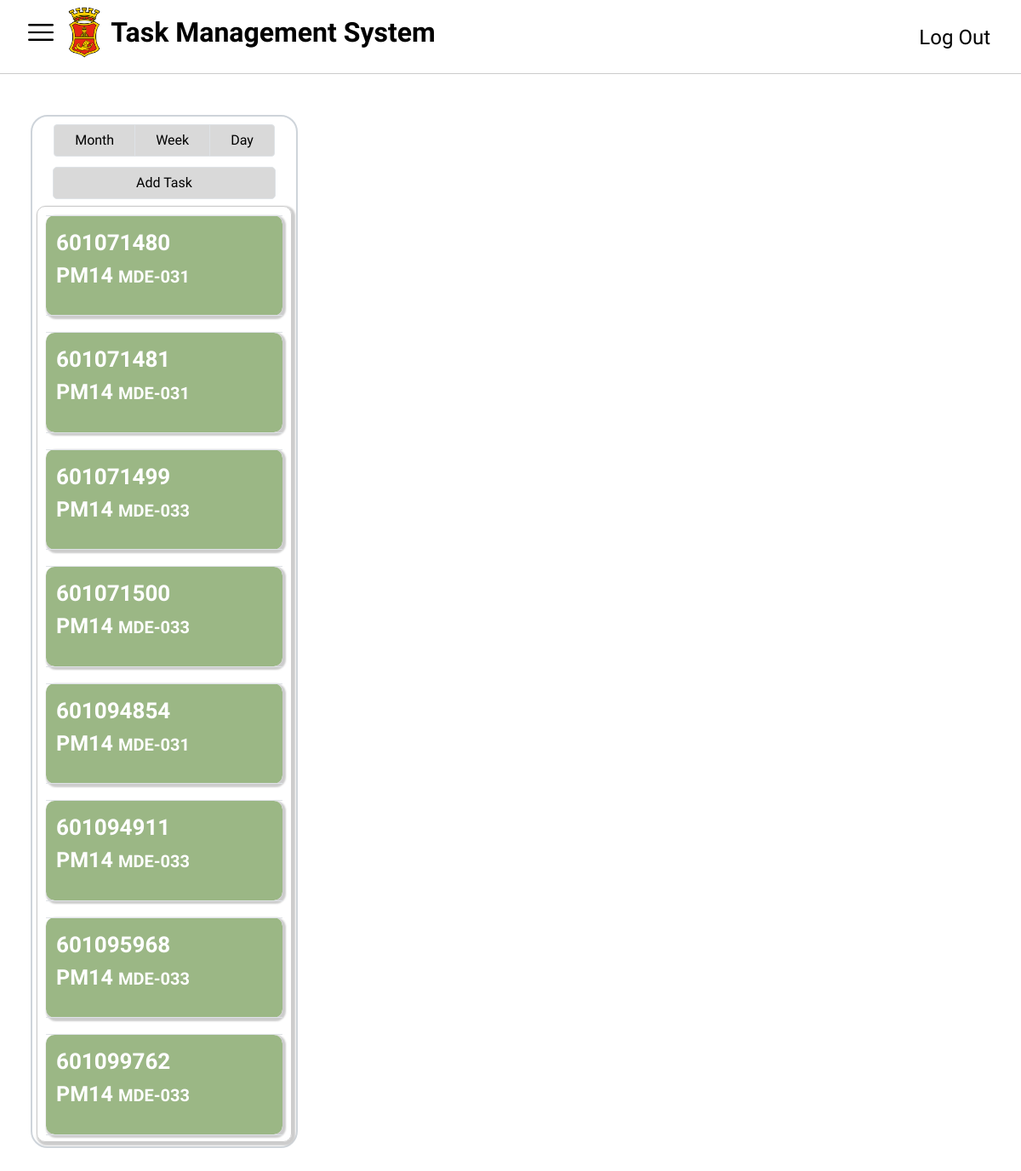
The app's page /schedule.php, older data.
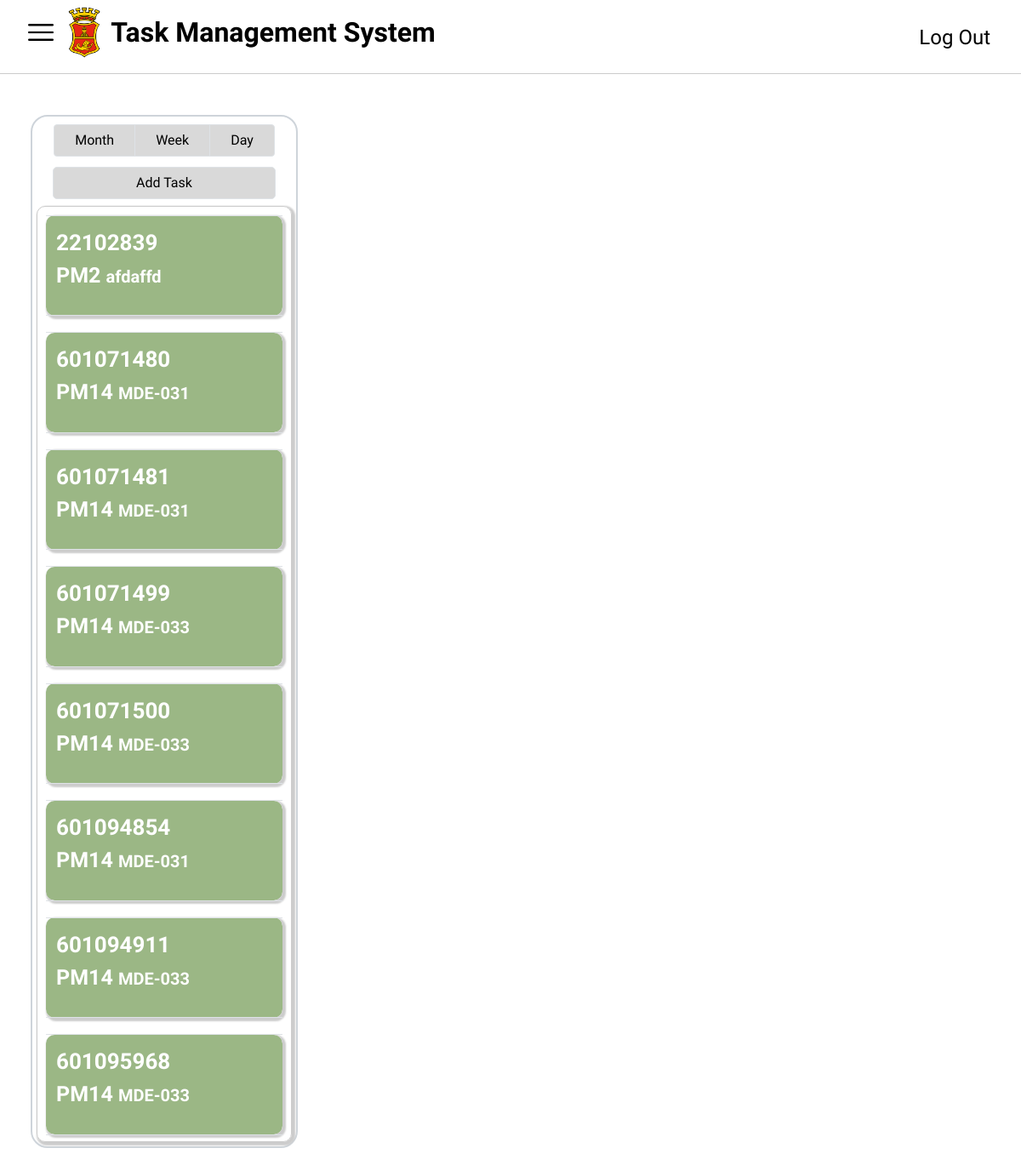
The same page, newer data.
### tables this page shows
CREATE TABLE `tasks` (
  `taskID` int(11) NOT NULL,
  `startDate` date DEFAULT NULL,
  `orderType` varchar(255) DEFAULT NULL,
  `orderDescription` varchar(255) DEFAULT NULL,
  `maintenance_plan` varchar(255) DEFAULT NULL,
  `mpDescription` varchar(255) DEFAULT NULL,
  `mainWorkCtr` varchar(255) DEFAULT NULL,
  `systemStatus` varchar(255) DEFAULT NULL,
  `ssDescription` varchar(255) DEFAULT NULL,
  `plannerGroup` varchar(255) DEFAULT NULL,
  `costCenter` varchar(255) DEFAULT NULL,
  `equipmentID` int(11) DEFAULT NULL,
  `TaskStatus` varchar(20) DEFAULT NULL
);

### schedule.php (the view, shortened to what this page needs)
<!DOCTYPE html>
<html lang="en">
<head>
<?php
    include('addData.php');
    include('header.php');
  ?>
</head>
<body>
    <nav class="navbar navbar-expand-lg bg-body-tertiary">
        <div class="container-fluid" id="side-menu">
            <img src="images/menu-bar.png" data-bs-toggle="offcanvas" href="#offcanvasExample" aria-controls="offcanvasExample" id="burger">
            <div class="collapse navbar-collapse" id="navbarNav">
                <img src="images/San_Miguel_Corporation_logo.webp" id="navlogo"><br>
                <a class="navbar-brand" id="tms" href="dashboard.php">Task Management System</a>
                <ul class="navbar-nav ms-auto">
                    <li class="nav-item">
                        <a class="nav-link" href="index.php" id="logout">Log Out</a>
                    </li>
                </ul>
            </div>
        </div>
    </nav>
    <div class="header-divider mb-5"></div>
    <div class="row" id="wrap">
        <div class="col-3  ms-5 my-0" id = "leftCal">
          <div class="btn-group my-1">
                  <button type="button" class="btn px-4 border border-secondary-subtle" id="btnMonth" >Month</button>
                  <button type="button" class="btn px-4 border border-secondary-subtle" id="btnWeek" >Week</button>
                  <button type="button" class="btn px-4 border border-secondary-subtle" id="btnDay">Day</button>
          </div>
          <button type="button" class="btn my-2 border border-secondary-subtle" data-bs-toggle="modal" data-bs-target="#exampleModal" id="addtaskSched"> Add Task </button>
          <div id="notiflistCalc2">
          <table class="table">
          <?php
$sql_tasks = "SELECT * FROM tasks";
$result_tasks = $conn->query($sql_tasks);
if ($result_tasks) {
    while ($row = mysqli_fetch_assoc($result_tasks)) {
        $urgencyClass = '';
        if ($row['urgency'] === 'Low') {
            $urgencyClass = 'low-urgency';
        } elseif ($row['urgency'] === 'Medium') {
            $urgencyClass = 'medium-urgency';
        } elseif ($row['urgency'] === 'High') {
            $urgencyClass = 'high-urgency';
        } else {
            $urgencyClass = 'default-urgency';
        }
        echo '<tr onclick="fillModal(' . $row['taskID'] . ', \'' .
            (isset($row['orderType']) ? htmlspecialchars($row['orderType']) : '') . '\', \'' .
            (isset($row['mainWorkCtr']) ? htmlspecialchars($row['mainWorkCtr']) : '') . '\', \'' .
            (isset($row['orderDescription']) ? htmlspecialchars($row['orderDescription']) : '') . '\', \'' .
            (isset($row['maintenance_plan']) ? htmlspecialchars($row['maintenance_plan']) : '') . '\', \'' .
            (isset($row['mpDescription']) ? htmlspecialchars($row['mpDescription']) : '') . '\', \'' .
            (isset($row['systemStatus']) ? htmlspecialchars($row['systemStatus']) : '') . '\', \'' .
            (isset($row['ssDescription']) ? htmlspecialchars($row['ssDescription']) : '') . '\', \'' .
            (isset($row['plannerGroup']) ? htmlspecialchars($row['plannerGroup']) : '') . '\', \'' .
            (isset($row['costCenter']) ? htmlspecialchars($row['costCenter']) : '') . '\', \'' .
            (isset($row['equipmentID']) ? htmlspecialchars($row['equipmentID']) : '') . '\', \'' .
            (isset($row['taskStatus']) ? htmlspecialchars($row['taskStatus']) : '') . '\')"
            data-bs-toggle="modal" data-bs-target="#updateTaskModal" class="' . $urgencyClass . '">';
        echo '<td>';
        echo '<p class="taskid">' . htmlspecialchars($row['taskID']) . '</p>';
        echo '<p class="order-type">' . htmlspecialchars($row['orderType']) . ' <span class="main-work-ctr">' . htmlspecialchars($row['mainWorkCtr']) . '</span></p>';
        echo '</td>';
        echo '</tr>';
        echo '<tr style="height: 20px;"></tr>';
    }
} else {
    echo '<tr><td colspan="2">No tasks found.</td></tr>';
}
?>
            </table>
          </div>
      </div>
        <div class="col-9">
        <div id='calendar-container' class="mx-0 pe-0">
            <div id='calendar' class=""></div>
        </div>
        </div>
    </div>
</body>
</html>

Row changes from the older to the newer data that the page shows:
no longer on this page (row unchanged): tasks: taskID "601099762", orderType "PM14", mainWorkCtr "MDE-033"
added tasks: taskID "22102839", orderType "PM2", mainWorkCtr "afdaffd"
